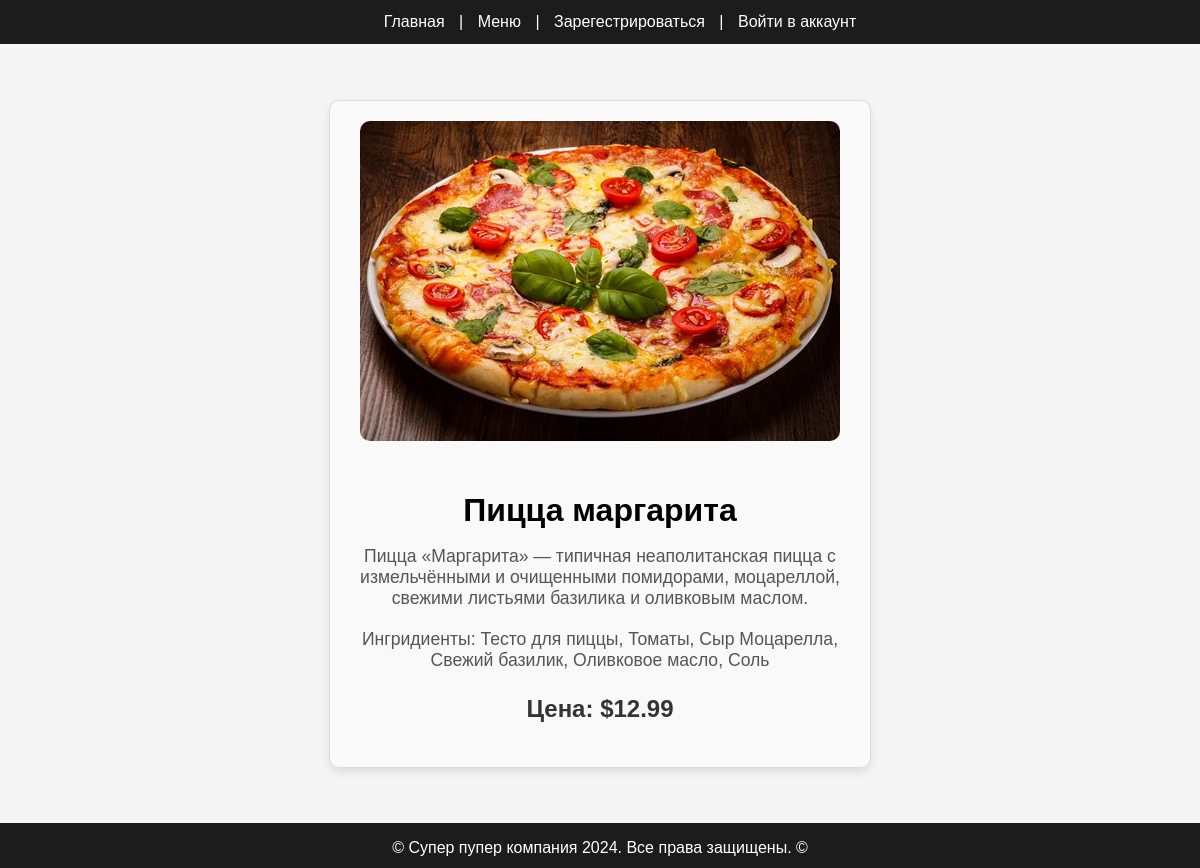
Page /menu/1 on the committed database.
### tables this page shows
CREATE TABLE menu_items (
    id INTEGER PRIMARY KEY AUTOINCREMENT,
    name TEXT NOT NULL,
    description TEXT NOT NULL,
    price REAL NOT NULL,
    image TEXT NOT NULL
    , ingredients TEXT);

### app.py (the view)
@app.route('/menu/<int:item_id>')
def menu_item(item_id):
    conn = sqlite3.connect('users.db')
    c = conn.cursor()
    c.execute("SELECT name, description, price, image, ingredients FROM menu_items WHERE id = ?", (item_id,))
    item = c.fetchone()
    conn.close()
    if item:
        dish = {"name": item[0], "description": item[1], "price": item[2], "image": item[3], "ingredients": item[4]}
        return render_template('menu_item.html', dish=dish)
    else:
        flash("Блюдо не найдено", "error")
        return redirect(url_for('menu'))

### templates/menu_item.html (shortened to what this page needs)
{% extends "base.html" %}
{% block content %}
<div class="dish-details">
    <img src="{{ dish.image }}" alt="{{ dish.name }}">
    <h2>{{ dish.name }}</h2>
    <p class="dish-description">{{ dish.description }}</p>
    <p class="dish-ingredients">Ингридиенты: {{ dish.ingredients }}</p>
    <p class="dish-price">Цена: ${{ dish.price }}</p>
</div>
{% endblock %}

### templates/base.html (shortened to what this page needs)
<!DOCTYPE html>
<html lang="en">
<head>
    <link rel="stylesheet" href="/static/css/styles.css">
</head>
<body>
    <header>
        <nav>
            <a href="/">Главная</a> |
            <a href="/menu">Меню</a>
            {% if session.get('user') %}
                | <a href="/booking">Бронирование</a>
                | <a href="/profile">Профиль</a>
                | <span>Добро пожаловать, {{ session['user'] }}!</span>
                | <a href="/logout">Выйти из аккаунта</a>
            {% else %}
                | <a href="/register">Зарегестрироваться</a>
                | <a href="/login">Войти в аккаунт</a>
            {% endif %}
        </nav>
    </header>
    <main>
        {% block content %}{% endblock %}
    </main>
    <footer>
        <p>&copy; Супер пупер компания 2024. Все права защищены. &copy;</p>
    </footer>
</body>
</html>

### static/css/styles.css (style rules this page uses)
body { font-family: Arial, sans-serif; margin: 0; padding: 0; background-color: #F5F5F5; }
header { width: 100%; position: fixed; background-color: #1C1C1C; color: white; padding: 13px 20px; text-align: center; }
nav { display: inline-block; }
nav a { color: white; text-decoration: none; margin: 0 10px; display: inline-block; }
main { padding: 50px; }
footer { text-align: center; background-color: #1C1C1C; color: white; position: fixed; bottom: 0; width: 100%; height: 45px; }
.dish-details { max-width: 500px; margin: 50px auto; text-align: center; padding: 20px; border: 1px solid #ddd; border-radius: 10px; background-color: #f9f9f9; box-shadow: 0 4px 10px rgba(0, 0, 0, 0.1); }
.dish-details img { max-width: 100%; height: auto; border-radius: 10px; margin-bottom: 20px; }
.dish-details h2 { font-size: 2em; margin-bottom: 15px; }
.dish-description { font-size: 1.1em; color: #555; margin-bottom: 20px; }
.dish-ingredients { font-size: 1.1em; color: #555; margin-bottom: 20px; }
.dish-price { font-size: 1.5em; font-weight: bold; color: #333; }
h1, h2 { text-align: center; }

### rows in the picture
menu_items: image (picture), name "Пицца маргарита", description "Пицца «Маргарита» — типичная неаполитанская пицца с измельчёнными и очищенными помидорами, моцареллой, свежими листьями базилика и оливковым маслом.", ingredients "Тесто для пиццы, Томаты, Сыр Моцарелла, Свежий базилик, Оливковое масло, Соль", price "12.99"
